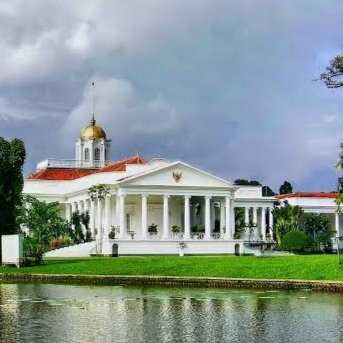
#> input picture 1207070068_Moh Rido Fauzi A_P9/istana.jpg, 343 x 343 px
$ python '4 filter Laplacian.py'   (older library calls are emulated)
#> lines starting #> are read from the running program, lines starting #| are printed output that depends on the picture
import cv2
import matplotlib.pyplot as plt

img0 = cv2.imread('istana.jpg')  # Membaca gambar grayscale.jpg
#> img0 is the input picture: shape (343, 343, 3); mean B, G, R 149, 152.1, 136.7

gray = cv2.cvtColor(img0, cv2.COLOR_BGR2GRAY)  # Mengkonversi gambar menjadi citra grayscale
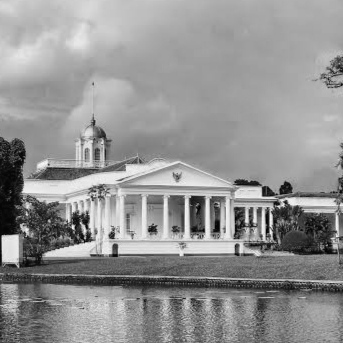
#> gray: shape (343, 343); min 1, max 250, mean 147.2

img = cv2.GaussianBlur(gray, (3, 3), 0)  # Menghilangkan noise dengan Gaussian Blur
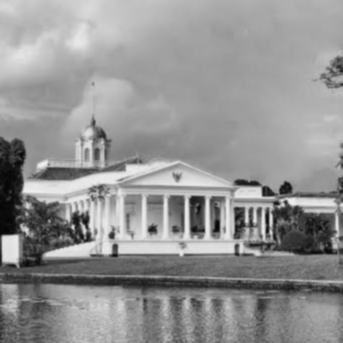
#> img: shape (343, 343); min 5, max 241, mean 147.2

laplacian = cv2.Laplacian(img, cv2.CV_64F)  # Melakukan operasi konvolusi dengan kernel Laplacian
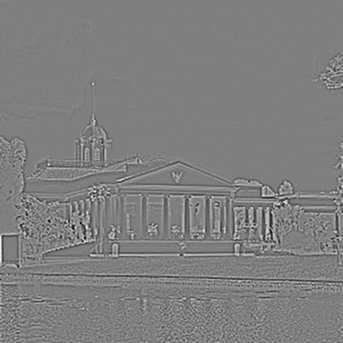
#> laplacian: shape (343, 343) float64; min -115, max 115, mean 0; drawn with min black and max white

cv2.imwrite('preprocessed_image.jpg', img)  # Menyimpan citra hasil preprocessing ke dalam file 'preprocessed_image.jpg'

cv2.imwrite('laplacian_image.jpg', laplacian)  # Menyimpan citra hasil operasi Laplacian ke dalam file 'laplacian_image.jpg'
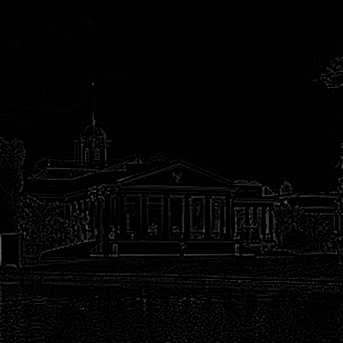
#> saved as laplacian_image.jpg: shape (343, 343); min 0, max 115, mean 3.6

plt.subplot(1, 2, 1)
plt.imshow(img, cmap='gray')  # Menampilkan citra hasil preprocessing pada subplot pertama
plt.title('Original')  # Memberi judul pada subplot pertama
plt.xticks([])  # Menghilangkan label sumbu x pada subplot pertama
plt.yticks([])  # Menghilangkan label sumbu y pada subplot pertama

plt.subplot(1, 2, 2)
plt.imshow(laplacian, cmap='gray')  # Menampilkan citra hasil operasi Laplacian pada subplot kedua
plt.title('Laplacian')  # Memberi judul pada subplot kedua
plt.xticks([])  # Menghilangkan label sumbu x pada subplot kedua
plt.yticks([])  # Menghilangkan label sumbu y pada subplot kedua

plt.show()  # Menampilkan plot dengan citra hasil preprocessing dan hasil Laplacian
